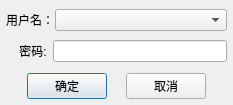
<?xml version="1.0" encoding="UTF-8"?>
<ui version="4.0">
 <class>HCheckPriviDlg</class>
 <widget class="QDialog" name="HCheckPriviDlg">
  <property name="geometry">
   <rect>
    <x>0</x>
    <y>0</y>
    <width>233</width>
    <height>105</height>
   </rect>
  </property>
  <property name="windowTitle">
   <string>权限</string>
  </property>
  <layout class="QVBoxLayout" name="verticalLayout" stretch="2,2,1">
   <property name="spacing">
    <number>6</number>
   </property>
   <property name="sizeConstraint">
    <enum>QLayout::SetDefaultConstraint</enum>
   </property>
   <property name="leftMargin">
    <number>6</number>
   </property>
   <property name="topMargin">
    <number>6</number>
   </property>
   <property name="rightMargin">
    <number>6</number>
   </property>
   <property name="bottomMargin">
    <number>0</number>
   </property>
   <item>
    <layout class="QHBoxLayout" name="horizontalLayout" stretch="1,5">
     <property name="spacing">
      <number>1</number>
     </property>
     <property name="leftMargin">
      <number>0</number>
     </property>
     <property name="topMargin">
      <number>0</number>
     </property>
     <property name="rightMargin">
      <number>0</number>
     </property>
     <property name="bottomMargin">
      <number>0</number>
     </property>
     <item>
      <widget class="QLabel" name="label">
       <property name="text">
        <string>用户名：</string>
       </property>
      </widget>
     </item>
     <item>
      <widget class="QComboBox" name="userComboBox">
       <property name="acceptDrops">
        <bool>true</bool>
       </property>
      </widget>
     </item>
    </layout>
   </item>
   <item>
    <layout class="QHBoxLayout" name="horizontalLayout_2">
     <property name="spacing">
      <number>6</number>
     </property>
     <item>
      <widget class="QLabel" name="label_2">
       <property name="text">
        <string>    密码:</string>
       </property>
      </widget>
     </item>
     <item>
      <widget class="QLineEdit" name="pwdEdit">
       <property name="mouseTracking">
        <bool>false</bool>
       </property>
       <property name="focusPolicy">
        <enum>Qt::ClickFocus</enum>
       </property>
       <property name="acceptDrops">
        <bool>false</bool>
       </property>
       <property name="echoMode">
        <enum>QLineEdit::Password</enum>
       </property>
      </widget>
     </item>
    </layout>
   </item>
   <item>
    <layout class="QHBoxLayout" name="horizontalLayout_3">
     <property name="spacing">
      <number>1</number>
     </property>
     <property name="sizeConstraint">
      <enum>QLayout::SetMinimumSize</enum>
     </property>
     <property name="leftMargin">
      <number>2</number>
     </property>
     <property name="topMargin">
      <number>2</number>
     </property>
     <property name="rightMargin">
      <number>2</number>
     </property>
     <property name="bottomMargin">
      <number>1</number>
     </property>
     <item>
      <spacer name="horizontalSpacer">
       <property name="orientation">
        <enum>Qt::Horizontal</enum>
       </property>
       <property name="sizeHint" stdset="0">
        <size>
         <width>40</width>
         <height>20</height>
        </size>
       </property>
      </spacer>
     </item>
     <item>
      <widget class="QPushButton" name="okBtn">
       <property name="text">
        <string>确定</string>
       </property>
      </widget>
     </item>
     <item>
      <spacer name="horizontalSpacer_3">
       <property name="orientation">
        <enum>Qt::Horizontal</enum>
       </property>
       <property name="sizeHint" stdset="0">
        <size>
         <width>40</width>
         <height>20</height>
        </size>
       </property>
      </spacer>
     </item>
     <item>
      <widget class="QPushButton" name="cancelBtn">
       <property name="text">
        <string>取消</string>
       </property>
       <property name="autoDefault">
        <bool>false</bool>
       </property>
      </widget>
     </item>
     <item>
      <spacer name="horizontalSpacer_2">
       <property name="orientation">
        <enum>Qt::Horizontal</enum>
       </property>
       <property name="sizeHint" stdset="0">
        <size>
         <width>40</width>
         <height>20</height>
        </size>
       </property>
      </spacer>
     </item>
    </layout>
   </item>
  </layout>
 </widget>
 <resources/>
 <connections/>
</ui>
